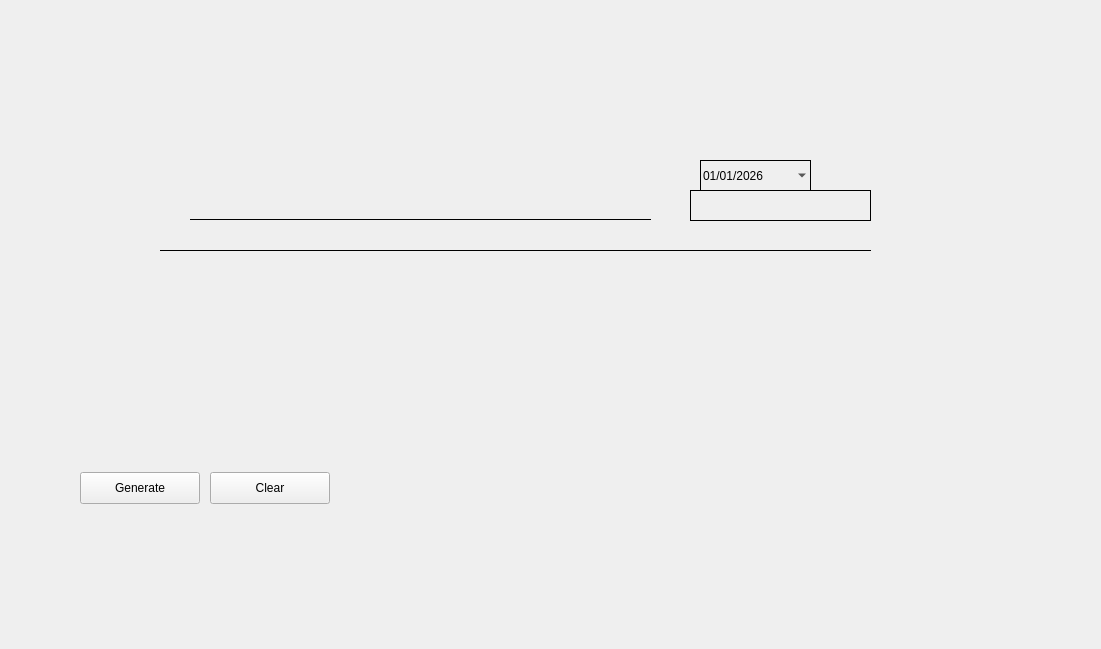
<?xml version="1.0" encoding="UTF-8"?>
<ui version="4.0">
 <class>ChequeWindow</class>
 <widget class="QMainWindow" name="ChequeWindow">
  <property name="geometry">
   <rect>
    <x>0</x>
    <y>0</y>
    <width>1101</width>
    <height>649</height>
   </rect>
  </property>
  <property name="windowTitle">
   <string>Cheque Print Layout</string>
  </property>
  <widget class="QWidget" name="centralwidget">
   <property name="enabled">
    <bool>true</bool>
   </property>
   <property name="minimumSize">
    <size>
     <width>980</width>
     <height>540</height>
    </size>
   </property>
   <widget class="QFrame" name="chequeFrame">
    <property name="geometry">
     <rect>
      <x>80</x>
      <y>110</y>
      <width>816</width>
      <height>336</height>
     </rect>
    </property>
    <property name="minimumSize">
     <size>
      <width>816</width>
      <height>336</height>
     </size>
    </property>
    <property name="maximumSize">
     <size>
      <width>816</width>
      <height>336</height>
     </size>
    </property>
    <property name="styleSheet">
     <string notr="true">#chequeFrame {
    /* Step 1: Force the frame to the exact physical aspect ratio of the check */
    min-width: 816px;
    max-width: 816px;
    min-height: 336px;
    max-height: 336px;

    /* Step 2: Use border-image to automatically handle the 600 DPI scaling */
    border-image: url(&quot;/home/justin_pc/Documents/SharedFolder/cheque_printer/src/ui/check&quot;)
}</string>
    </property>
    <widget class="QDateEdit" name="dateEdit">
     <property name="geometry">
      <rect>
       <x>620</x>
       <y>50</y>
       <width>111</width>
       <height>31</height>
      </rect>
     </property>
     <property name="styleSheet">
      <string>background: transparent; border: 1px solid black;</string>
     </property>
     <property name="displayFormat">
      <string>MM/dd/yyyy</string>
     </property>
     <property name="calendarPopup">
      <bool>true</bool>
     </property>
     <property name="date">
      <date>
       <year>2026</year>
       <month>1</month>
       <day>1</day>
      </date>
     </property>
    </widget>
    <widget class="QLabel" name="payToLabel">
     <property name="geometry">
      <rect>
       <x>83</x>
       <y>102</y>
       <width>150</width>
       <height>20</height>
      </rect>
     </property>
     <property name="text">
      <string/>
     </property>
     <property name="pixmap">
      <pixmap>cheque</pixmap>
     </property>
     <property name="scaledContents">
      <bool>true</bool>
     </property>
    </widget>
    <widget class="QLineEdit" name="payeeName">
     <property name="geometry">
      <rect>
       <x>110</x>
       <y>90</y>
       <width>461</width>
       <height>20</height>
      </rect>
     </property>
     <property name="styleSheet">
      <string>background: transparent; border: none; border-bottom: 1px solid black; font-weight: bold;</string>
     </property>
    </widget>
    <widget class="QLineEdit" name="paidAmount">
     <property name="geometry">
      <rect>
       <x>610</x>
       <y>80</y>
       <width>181</width>
       <height>31</height>
      </rect>
     </property>
     <property name="styleSheet">
      <string>background: transparent; border: 1px solid black; font-weight: bold;</string>
     </property>
    </widget>
    <widget class="QLineEdit" name="amountWords">
     <property name="geometry">
      <rect>
       <x>80</x>
       <y>120</y>
       <width>711</width>
       <height>21</height>
      </rect>
     </property>
     <property name="styleSheet">
      <string>background: transparent; border: none; border-bottom: 1px solid black;</string>
     </property>
    </widget>
   </widget>
   <widget class="QPushButton" name="generatePDFButton">
    <property name="geometry">
     <rect>
      <x>80</x>
      <y>472</y>
      <width>120</width>
      <height>32</height>
     </rect>
    </property>
    <property name="text">
     <string>Generate</string>
    </property>
   </widget>
   <widget class="QPushButton" name="clearButton">
    <property name="geometry">
     <rect>
      <x>210</x>
      <y>472</y>
      <width>120</width>
      <height>32</height>
     </rect>
    </property>
    <property name="text">
     <string>Clear</string>
    </property>
   </widget>
  </widget>
 </widget>
 <resources/>
 <connections/>
</ui>
